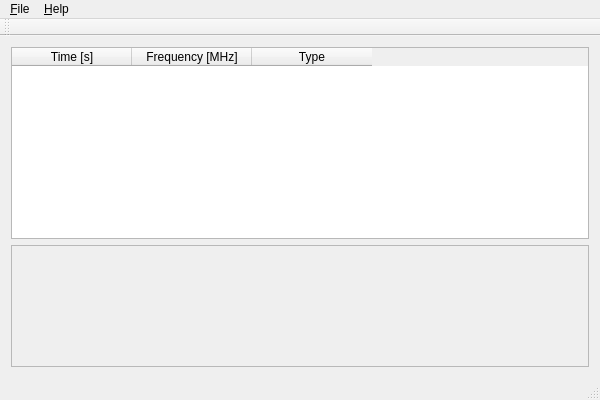
<?xml version="1.0" encoding="UTF-8"?>
<ui version="4.0">
 <class>ArbRamp</class>
 <widget class="QMainWindow" name="ArbRamp">
  <property name="geometry">
   <rect>
    <x>0</x>
    <y>0</y>
    <width>600</width>
    <height>400</height>
   </rect>
  </property>
  <property name="windowTitle">
   <string>Arbitrary Ramp</string>
  </property>
  <widget class="QWidget" name="centralWidget">
   <layout class="QVBoxLayout" name="verticalLayout">
    <item>
     <widget class="QTableWidget" name="tableWidget">
      <property name="sizePolicy">
       <sizepolicy hsizetype="Minimum" vsizetype="Expanding">
        <horstretch>0</horstretch>
        <verstretch>0</verstretch>
       </sizepolicy>
      </property>
      <attribute name="horizontalHeaderDefaultSectionSize">
       <number>120</number>
      </attribute>
      <attribute name="verticalHeaderDefaultSectionSize">
       <number>30</number>
      </attribute>
      <attribute name="verticalHeaderDefaultSectionSize">
       <number>30</number>
      </attribute>
      <attribute name="horizontalHeaderDefaultSectionSize">
       <number>120</number>
      </attribute>
      <column>
       <property name="text">
        <string>Time [s]</string>
       </property>
      </column>
      <column>
       <property name="text">
        <string>Frequency [MHz]</string>
       </property>
      </column>
      <column>
       <property name="text">
        <string>Type</string>
       </property>
      </column>
     </widget>
    </item>
    <item>
     <widget class="QScrollArea" name="scrollArea">
      <property name="widgetResizable">
       <bool>true</bool>
      </property>
      <widget class="QWidget" name="scrollAreaWidgetContents">
       <property name="geometry">
        <rect>
         <x>0</x>
         <y>0</y>
         <width>578</width>
         <height>124</height>
        </rect>
       </property>
      </widget>
     </widget>
    </item>
   </layout>
  </widget>
  <widget class="QMenuBar" name="menuBar">
   <property name="geometry">
    <rect>
     <x>0</x>
     <y>0</y>
     <width>600</width>
     <height>23</height>
    </rect>
   </property>
   <widget class="QMenu" name="menu_Fichier">
    <property name="title">
     <string>&amp;File</string>
    </property>
    <addaction name="actionNew"/>
    <addaction name="action_Open"/>
    <addaction name="separator"/>
    <addaction name="action_Save"/>
    <addaction name="actionSave_As"/>
    <addaction name="separator"/>
    <addaction name="action_Export"/>
    <addaction name="separator"/>
    <addaction name="action_Quit"/>
   </widget>
   <widget class="QMenu" name="menuHelp">
    <property name="title">
     <string>&amp;Help</string>
    </property>
    <addaction name="action_About"/>
   </widget>
   <addaction name="menu_Fichier"/>
   <addaction name="menuHelp"/>
  </widget>
  <widget class="QToolBar" name="mainToolBar">
   <property name="toolButtonStyle">
    <enum>Qt::ToolButtonFollowStyle</enum>
   </property>
   <attribute name="toolBarArea">
    <enum>TopToolBarArea</enum>
   </attribute>
   <attribute name="toolBarBreak">
    <bool>false</bool>
   </attribute>
  </widget>
  <widget class="QStatusBar" name="statusBar"/>
  <action name="action_Open">
   <property name="text">
    <string>&amp;Open</string>
   </property>
  </action>
  <action name="action_Save">
   <property name="text">
    <string>&amp;Save</string>
   </property>
  </action>
  <action name="action_Quit">
   <property name="text">
    <string>&amp;Quit</string>
   </property>
  </action>
  <action name="action_About">
   <property name="text">
    <string>&amp;About</string>
   </property>
  </action>
  <action name="actionSave_As">
   <property name="text">
    <string>Save &amp;As</string>
   </property>
  </action>
  <action name="actionNew">
   <property name="text">
    <string>&amp;New</string>
   </property>
  </action>
  <action name="action_Preferences">
   <property name="text">
    <string>&amp;Preferences</string>
   </property>
  </action>
  <action name="action_Export">
   <property name="text">
    <string>&amp;Export</string>
   </property>
  </action>
 </widget>
 <layoutdefault spacing="6" margin="11"/>
 <resources/>
 <connections/>
</ui>
